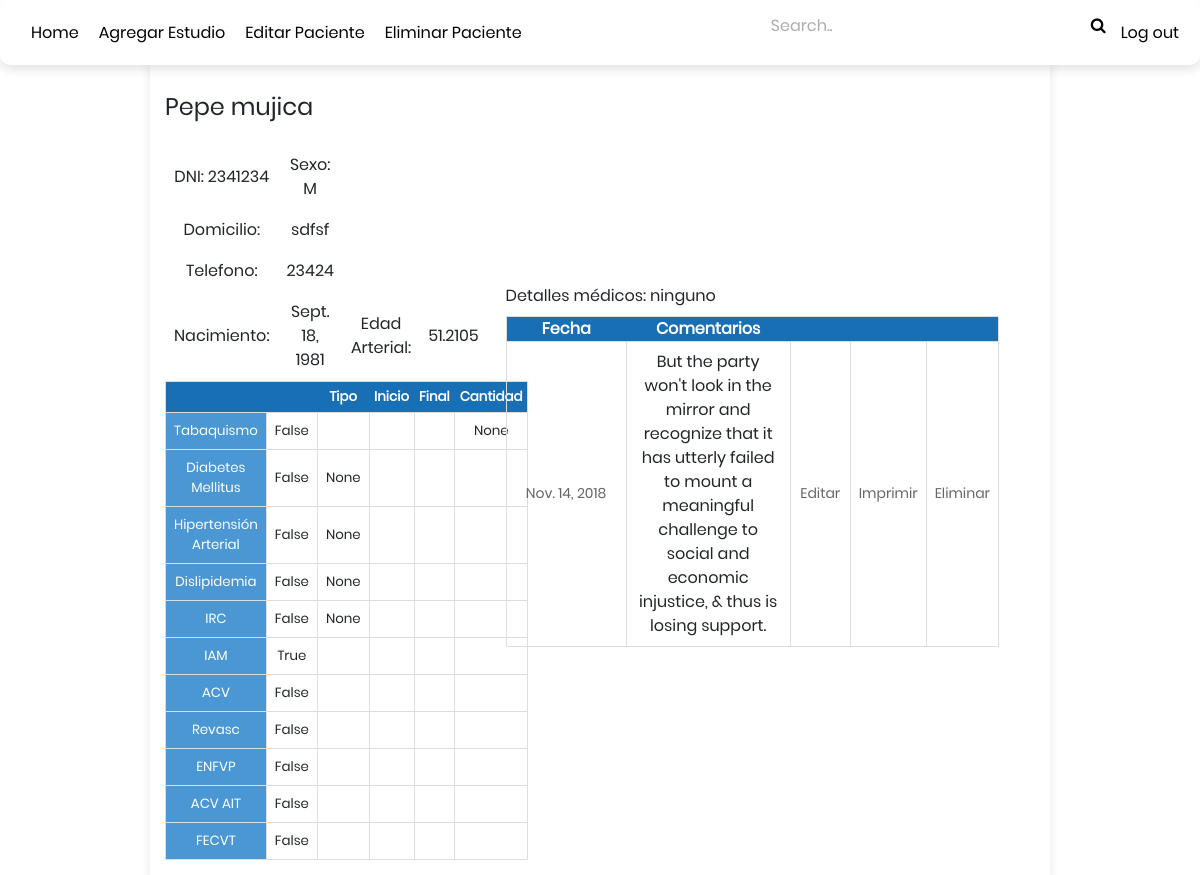
Before: /pacient/2341234 (signed in) with the older database file.
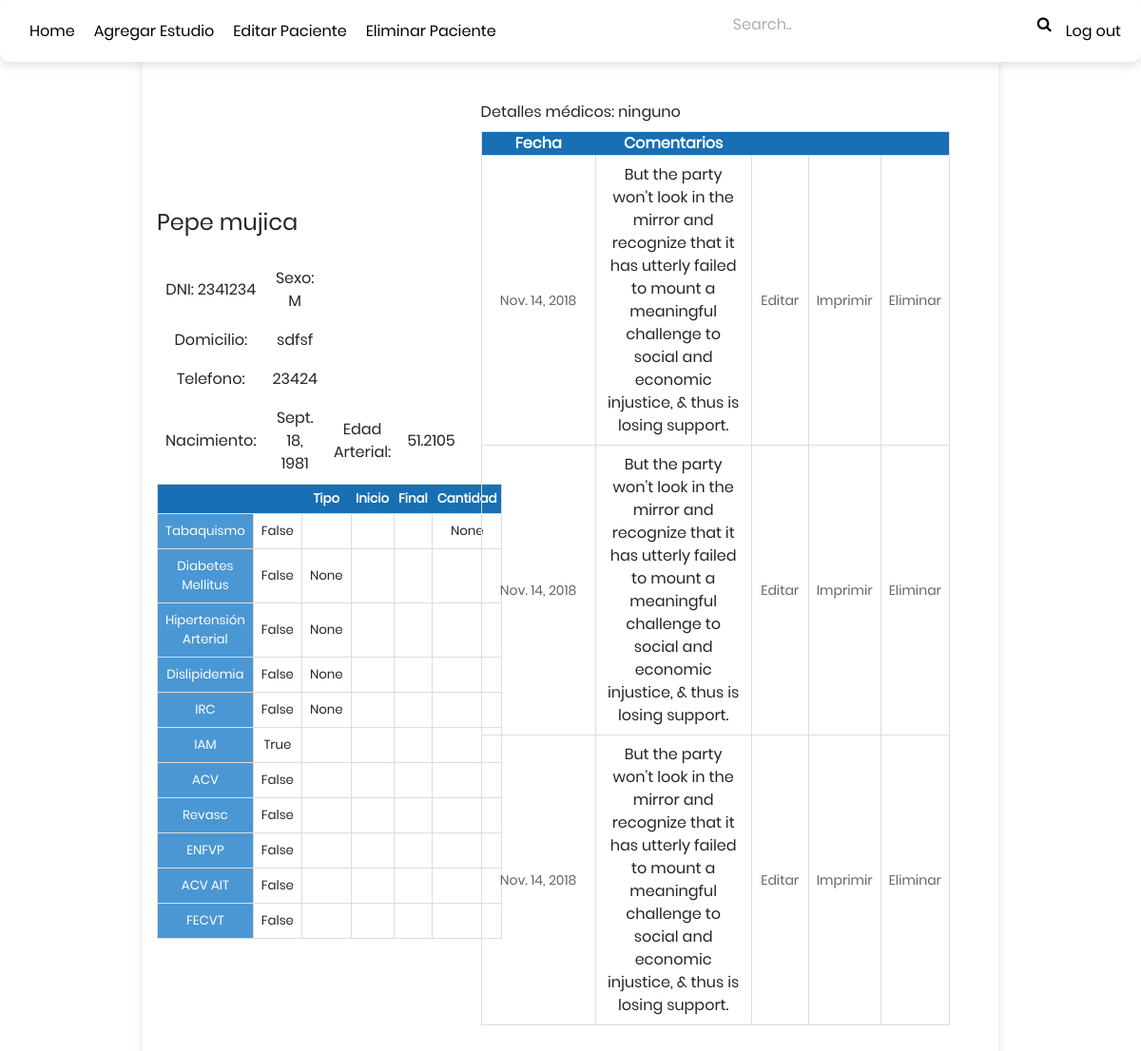
After: the same page with the newer database file.
### nonrisk/models.py (models this page shows, shortened)
class Studies(models.Model):
    pacient = models.ForeignKey(Pacient, on_delete=models.CASCADE)
    id = models.AutoField(primary_key=True)
    date = models.DateField()
    doctor = models.CharField(max_length=300, blank=True, null=True)
    weight = models.IntegerField() #in kg
    height  = models.IntegerField() #in cm
    tas = models.IntegerField()
    tad = models.IntegerField()
    pulse = models.IntegerField()
    chol_level = models.IntegerField(null=True,blank=True) #Chol Level
    hdl_level = models.IntegerField(null=True,blank=True)  #TRI Level
    ldl_level = models.IntegerField(null=True,blank=True)  #HDL Level
    tri_level = models.IntegerField(null=True,blank=True)  #LDL Level
    glucemia  = models.IntegerField()
    hba1c = models.IntegerField()
    ac_uric = models.IntegerField()
    creat = models.IntegerField()
    tsh = models.IntegerField()
    pcr = models.IntegerField()
    renal_filter = models.FloatField(null=True,blank=True)
    comments = models.CharField(max_length=300, null=True, blank=True)
    photo = models.ImageField('Studies photo',upload_to = '', null=True, blank=True)
    graphic = models.ImageField('Graphic photo', upload_to = '', null = True, blank=True)

### nonrisk/views.py (the view)
# urls.py: path('pacient/<int:pacient_id>', views.pacient_view, name='pacient_view'),
@login_required
def pacient_view(request,pacient_id):
    try:
        pacient = Pacient.objects.filter(id=pacient_id).values()[:1].get()
        studies_list = Studies.objects.filter(pacient_id = pacient_id) #List of pacient's studies
        context = {'pacient':pacient, 'studies_list':studies_list,}
    except Pacient.DoesNotExist:
        raise Http404("Pacient does not exist")
    return render(request, 'pacient.html', context)

### nonrisk/templates/pacient.html (shortened to what the changed rows need)
{% extends 'navbar_2.html' %}
{% block content %}
{% load static %}
<div class="container-list">
  <body>
  <div class='box-35'>
    <br>
    <br>
    <table style='padding:30px; font-size: smaller;'>
      <tr>
        <th style='padding:5px;'></th>
        <th style='padding:5px;'></th>
        <th style='padding:5px;'>Tipo</th>
        <th style='padding:5px;'>Inicio</th>
        <th style='padding:5px;'>Final</th>
        <th style='padding:5px;'>Cantidad</th>
      </tr>
    </table>
  </div>
  <div class='box-65'>
  <label>Detalles médicos: </label> {{pacient.medical_details}}<br>
    {% if studies_list %}
      <table style="width:100%; top: 0;">
        <tr>
          <th>Fecha</th>
          <th>Comentarios</th>
          <th></th>
          <th></th>
          <th></th>
        </tr>
    {% for studies in studies_list %}
      <tr>
        <td style='width: 120px;'>
          <a class=" "href="/pacient/{{pacient.id}}/{{studies.id}}"> {{studies.date}}</a>
        </td>
        <td>{{studies.comments}}</td>
        <td style="width: 60px;"><div class="hover-edit"><a href="/pacient/{{pacient.id}}/{{studies.id}}/edit"> Editar</a></div></td>
        <td style="width: 60px;"><div class="hover-edit"><a href="{% url 'export_pdf' pacient.id studies.id%}">Imprimir</a></div></td>
        <td style="width: 60px;"><div class="hover-delete"><a href="/pacient/{{pacient.id}}/{{studies.id}}/delete">Eliminar</a></div></td>
      </tr>
    {% endfor %}
      </table>
    {% else %}
      <p style="display:center;">No hay estudios.</p>
    {% endif %}
  </div>
  </body>
</div>
{% endblock %}

Changed rows visible on the page:
added Studies: date "Nov. 14, 2018", comments "But the party won't look in the mirror and recognize that it has utterly failed to mount a meaningful challenge to social and economic injustice, & thus is losing support."
added Studies: date "Nov. 14, 2018", comments "But the party won't look in the mirror and recognize that it has utterly failed to mount a meaningful challenge to social and economic injustice, & thus is losing support."
